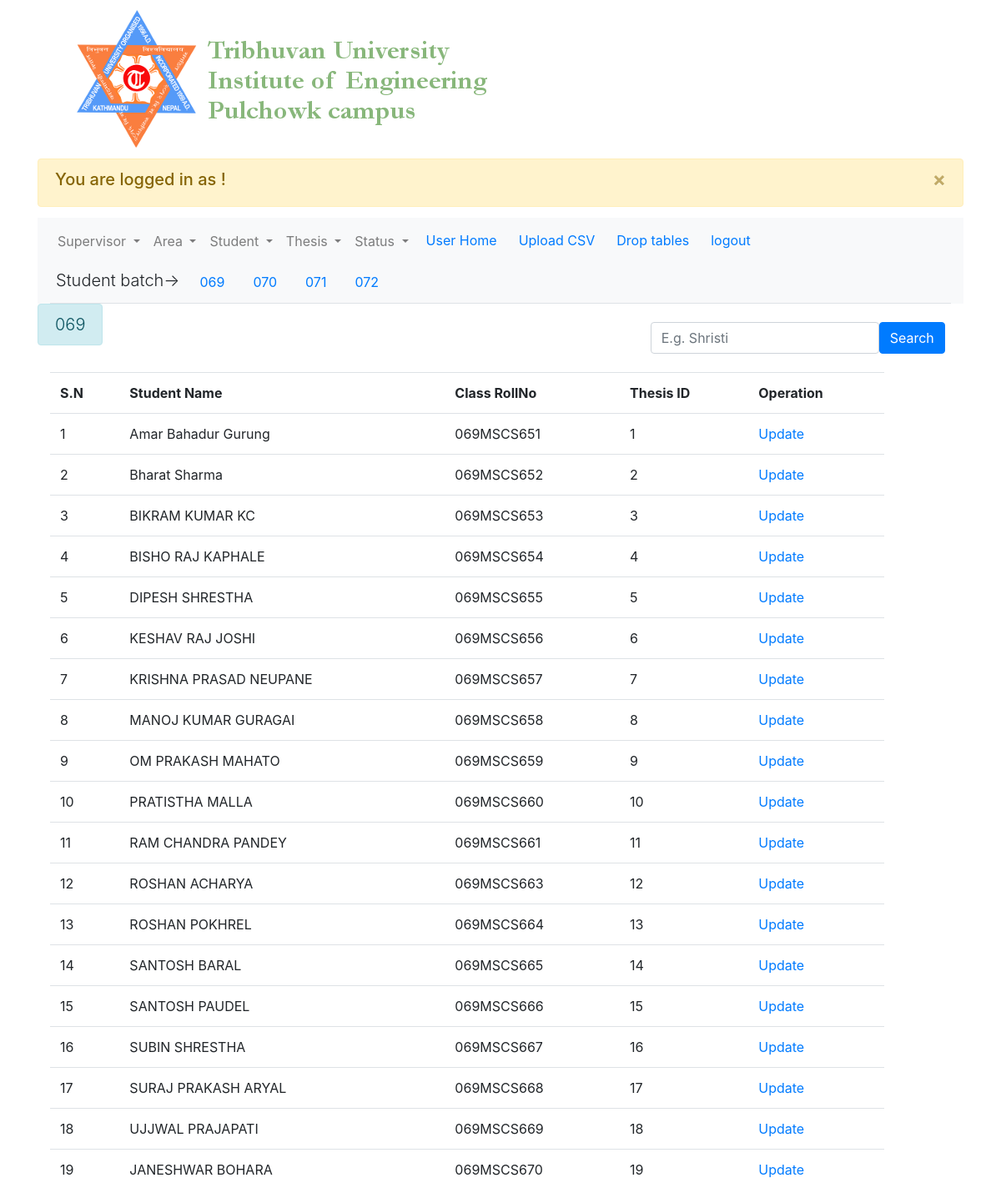
The page /updateStudentbyBatch.php?batch=069 (signed in) on the database its author committed.
### tables this page shows
CREATE TABLE `student_writes_thesis` (
  `writes_id` int(11) NOT NULL,
  `stud_batch` varchar(5) NOT NULL,
  `stud_depart` varchar(5) NOT NULL,
  `stud_rollno` varchar(5) NOT NULL,
  `thesis_id` int(11) NOT NULL
);

CREATE TABLE `student` (
  `batch` varchar(5) NOT NULL,
  `department` varchar(5) NOT NULL,
  `class_rollno` varchar(5) NOT NULL,
  `first_name` varchar(20) NOT NULL,
  `middle_name` varchar(20) DEFAULT NULL,
  `last_name` varchar(20) NOT NULL
);

CREATE TABLE `status` (
  `thesis_id` int(11) NOT NULL,
  `mid_term` date DEFAULT NULL,
  `final` date DEFAULT NULL
);

### updateStudentbyBatch.php (the view, shortened to what this page needs)
<?php
	if ($_SESSION['loggedin'])
	{
		include('updateStudent.php');
		$batch = $_GET['batch'];
		$query = "SELECT * FROM student_writes_thesis
		INNER JOIN student on stud_batch = batch and stud_depart = department and stud_rollno = class_rollno
		INNER JOIN thesis on thesis.id = student_writes_thesis.thesis_id
		INNER JOIN status on status.thesis_id = thesis.id
		where stud_batch = '$batch' ";
		$data = mysqli_query($conn, $query);
		echo'
		<div class="lead h3 alert alert-info" style="float:left;">'. $batch.'</div>
		<form class="form-inline" method="POST" action ="CustomSearchStudent.php" style=" margin:2%; float:right;">
		    <label class="sr-only" for="inlineFormInputName2">Name</label>
		    <input type="hidden" class="form-control" id="area" name="batch" value="'.$batch.'">
		    <input type="text" class="form-control" id="area" name="student" placeholder="E.g. Shristi ">
		 	<button type="submit" class="btn btn-primary">Search</button>
	 	</form>';
	$records = mysqli_num_rows($data);
	if($records != 0){
		?>
			<div class="container" style="margin-top:5%; ">
			<table class="table" style="width: 1000px; padding : 25px; ">
			    <tr>
			    	<th scope="col">S.N</th>
				   	<th scope="col">Student Name</th>
			      	<th scope="col">Class RollNo</th>
			      	<th scope="col">Thesis ID</th>
			   		<th scope="col">Operation</th>
			    </tr>
		<?php
		$sn = 0;
		while($fetch = mysqli_fetch_assoc($data)){
			echo "<tr>
					<td>".++$sn."</td>
					<td>".$fetch['first_name'].' '.$fetch['middle_name'].' '.$fetch['last_name']."</td>
					<td>".$fetch['stud_batch'].$fetch['stud_depart'].$fetch['stud_rollno']."</td>
					<td>".$fetch['thesis_id']."</td>
					<td><a href='updateIndividual.php?fn=$fetch[first_name]&mn=$fetch[middle_name]&ln=$fetch[last_name]&sb=$fetch[stud_batch]&sd=$fetch[stud_depart]&sr=$fetch[stud_rollno]&id=$fetch[thesis_id]'>Update</a></td>
				  </tr>";
		}
	}
	else{
		echo "<div class='alert alert-warning' style='position: absolute; margin-top: 60px; left: 315px;'>No record Found.</div>";
	}
	?>
			</table>
		</div>
	</body>
</html>
<?php
	}
	else
	{
		echo 'update student by batch ';
		header('Location: adminIOE.html');
	}
?>

### rows shown on the page
student_writes_thesis: student.first_name "Amar", student.middle_name "Bahadur", student.last_name "Gurung", stud_batch "069", stud_depart "MSCS", stud_rollno "651", status.thesis_id "1"
student_writes_thesis: student.first_name "Bharat", student.last_name "Sharma", stud_batch "069", stud_depart "MSCS", stud_rollno "652", status.thesis_id "2"
student_writes_thesis: student.first_name "BIKRAM", student.middle_name "KUMAR", student.last_name "KC", stud_batch "069", stud_depart "MSCS", stud_rollno "653", status.thesis_id "3"
student_writes_thesis: student.first_name "BISHO", student.middle_name "RAJ", student.last_name "KAPHALE", stud_batch "069", stud_depart "MSCS", stud_rollno "654", status.thesis_id "4"
student_writes_thesis: student.first_name "DIPESH", student.last_name "SHRESTHA", stud_batch "069", stud_depart "MSCS", stud_rollno "655", status.thesis_id "5"
student_writes_thesis: student.first_name "KESHAV", student.middle_name "RAJ", student.last_name "JOSHI", stud_batch "069", stud_depart "MSCS", stud_rollno "656", status.thesis_id "6"
student_writes_thesis: student.first_name "KRISHNA", student.middle_name "PRASAD", student.last_name "NEUPANE", stud_batch "069", stud_depart "MSCS", stud_rollno "657", status.thesis_id "7"
student_writes_thesis: student.first_name "MANOJ", student.middle_name "KUMAR", student.last_name "GURAGAI", stud_batch "069", stud_depart "MSCS", stud_rollno "658", status.thesis_id "8"
student_writes_thesis: student.first_name "OM", student.middle_name "PRAKASH", student.last_name "MAHATO", stud_batch "069", stud_depart "MSCS", stud_rollno "659", status.thesis_id "9"
student_writes_thesis: student.first_name "PRATISTHA", student.last_name "MALLA", stud_batch "069", stud_depart "MSCS", stud_rollno "660", status.thesis_id "10"
student_writes_thesis: student.first_name "RAM", student.middle_name "CHANDRA", student.last_name "PANDEY", stud_batch "069", stud_depart "MSCS", stud_rollno "661", status.thesis_id "11"
student_writes_thesis: student.first_name "ROSHAN", student.last_name "ACHARYA", stud_batch "069", stud_depart "MSCS", stud_rollno "663", status.thesis_id "12"
student_writes_thesis: student.first_name "ROSHAN", student.last_name "POKHREL", stud_batch "069", stud_depart "MSCS", stud_rollno "664", status.thesis_id "13"
student_writes_thesis: student.first_name "SANTOSH", student.last_name "BARAL", stud_batch "069", stud_depart "MSCS", stud_rollno "665", status.thesis_id "14"
student_writes_thesis: student.first_name "SANTOSH", student.last_name "PAUDEL", stud_batch "069", stud_depart "MSCS", stud_rollno "666", status.thesis_id "15"
student_writes_thesis: student.first_name "SUBIN", student.last_name "SHRESTHA", stud_batch "069", stud_depart "MSCS", stud_rollno "667", status.thesis_id "16"
student_writes_thesis: student.first_name "SURAJ", student.middle_name "PRAKASH", student.last_name "ARYAL", stud_batch "069", stud_depart "MSCS", stud_rollno "668", status.thesis_id "17"
student_writes_thesis: student.first_name "UJJWAL", student.last_name "PRAJAPATI", stud_batch "069", stud_depart "MSCS", stud_rollno "669", status.thesis_id "18"
student_writes_thesis: student.first_name "JANESHWAR", student.last_name "BOHARA", stud_batch "069", stud_depart "MSCS", stud_rollno "670", status.thesis_id "19"

### other values the page prints
$temp "069"
$temp "070"
$temp "071"
$temp "072"
$batch "069"
